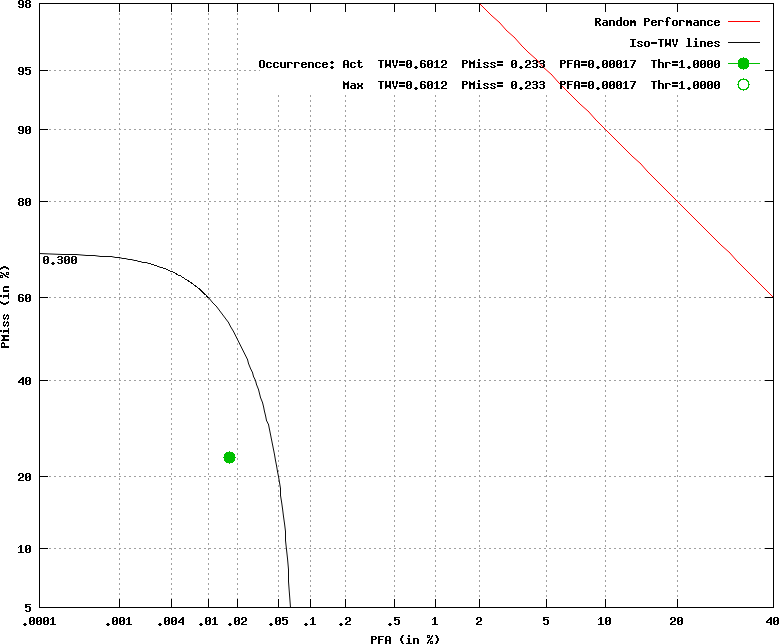

Write gnuplot code to recreate this figure.
set terminal postscript color
set noxzeroaxis
set noyzeroaxis
### Using xScale = nd
### Using yScale = nd
set style fill  transparent solid 0.10 noborder
### keyLoc=top keySpacing=0.7 keyFontFace=medium keyFontSize=
set key top samplen 1 spacing 0.7  font "medium,"
set size ratio 0.821894871074622
set title ''
set grid
set pointsize 3
set ylabel 'PMiss (in %)'
set xlabel 'PFA (in %)'
set label 1 "0.300" at graph 0.005, graph 0.575729465340501 left nopoint textcolor rgb "#b0b0b0b"
set noxtics
set xtics ('.0001' -4.7534, '.001' -4.2649, '.004' -3.9444, '.01' -3.7190, '.02' -3.5401, '.05' -3.2905, '.1' -3.0902, '.2' -2.8782, '.5' -2.5758, '1' -2.3263, '2' -2.0537, '5' -1.6449, '10' -1.2816, '20' -0.8416, '40' -0.2533)
set noytics
set ytics ('5' -1.6449, '10' -1.2816, '20' -0.8416, '40' -0.2533, '60' 0.2533, '80' 0.8416, '90' 1.2816, '95' 1.6449, '98' 2.0537)
plot [-4.75343910607888:-0.253347103317183] [-1.64485362793551:2.05374890849825] \
  -x title 'Random Performance' with lines lt 1,\
  'overall_EMORY/nist/nist.dets/sum.isometriclines' title 'Iso-TWV lines' with lines lt rgb "#b0b0b0b" lw 1,\
  'overall_EMORY/nist/nist.dets/sum.Occurrence.dat.1' using 3:2 notitle with  lines  lc 2 lw 1,\
    'overall_EMORY/nist/nist.dets/sum.Occurrence.dat.2' using 11:10 title 'Occurrence: Act  TWV=0.6012  PMiss= 0.233  PFA=0.00017  Thr=1.0000' with linespoints pt 7 ps 2 lc 2,\
  'overall_EMORY/nist/nist.dets/sum.Occurrence.dat.2' using 6:5 title 'Max  TWV=0.6012  PMiss= 0.233  PFA=0.00017  Thr=1.0000' with points lc 2 pt 6 lw 1 ps 2
